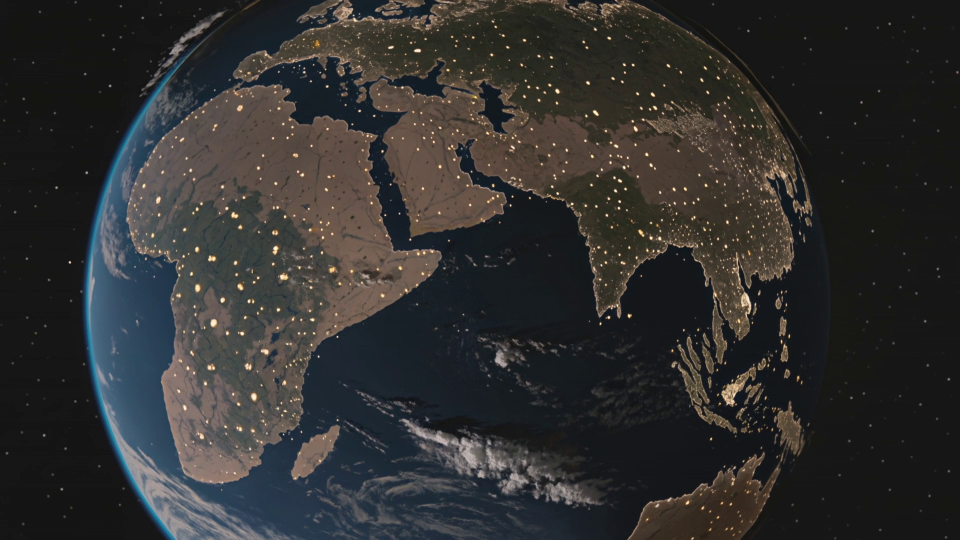
#> input picture images/generated/Image F1 - Kardashev Earth Today.png, 1920 x 1080 px (shown at 1/2 size)
$ python generate_kardashev_gif.py
#> lines starting #> are read from the running program, lines starting #| are printed output that depends on the picture
#!/usr/bin/env python3
# -*- coding: utf-8 -*-
"""
Generare GIF animat Kardashev Wipe — left-to-right reveal
Foloseste 2 imagini generate in Kling:
  - Image F1 - Kardashev Earth Today.png   (stanga: Pamant intunecat, 0.73)
  - Image F2 - Kardashev Earth POLARIS.png (dreapta: Pamant cu sistem orbital, 1.0)

Genereaza:
  images/generated/Image F - Kardashev Wipe.gif  (pentru PPTX slide 14)

Run: py -3.14 generate_kardashev_gif.py
"""

import os
from PIL import Image as PILImage, ImageDraw, ImageFont
import math

BASE_DIR = os.path.dirname(os.path.abspath(__file__))

# ── Configurare ────────────────────────────────────────────────────────────────
IMG_A_REL = "images/generated/Image F1 - Kardashev Earth Today.png"
IMG_B_REL = "images/generated/Image F2 - Kardashev Earth POLARIS (1.0).png"
OUT_GIF   = "images/generated/Image F - Kardashev Wipe.gif"

# Dimensiune output GIF
OUT_W, OUT_H = 1280, 720

# Animatie
FRAMES_PAUSE_START = 18   # ~ 1.8s pauza pe imaginea A
FRAMES_WIPE        = 40   # ~ 4s pentru wipe
FRAMES_PAUSE_END   = 18   # ~ 1.8s pauza pe imaginea B
FRAME_MS           = 100  # 100ms per frame = 10fps

# Culori design system POLARIS
C_BG      = (15, 19, 31)
C_GOLD    = (255, 227, 183)
C_CYAN    = (189, 244, 255)
C_GREEN   = (145, 255, 137)
C_TEXT_DIM= (212, 197, 171)
C_LINE    = (79, 70, 50)

# ── Load & resize ambele imagini ──────────────────────────────────────────────

def load_and_fit(rel_path, target_w, target_h):
    """Incarca imaginea si o crop/resize sa umple exact target_w x target_h."""
#> called with target_w = 1280, target_h = 720
    full = os.path.join(BASE_DIR, rel_path)
    if not os.path.exists(full):
        print(f"[WARN] Imagine lipsa: {full}")
        img = PILImage.new("RGB", (target_w, target_h), C_BG)
        d = ImageDraw.Draw(img)
        d.text((target_w // 2 - 100, target_h // 2), "[ imagine lipsa ]",
               fill=C_TEXT_DIM)
        return img
    img = PILImage.open(full).convert("RGB")
#> img is the input picture: PIL image 1920x1080 RGB; mean R, G, B 48.3, 47.8, 47.1
    iw, ih = img.size
#> iw = 1920; ih = 1080
    scale = max(target_w / iw, target_h / ih)
#> scale = 0.667
    nw, nh = int(iw * scale), int(ih * scale)
#> nw = 1280; nh = 720
    img = img.resize((nw, nh), PILImage.LANCZOS)
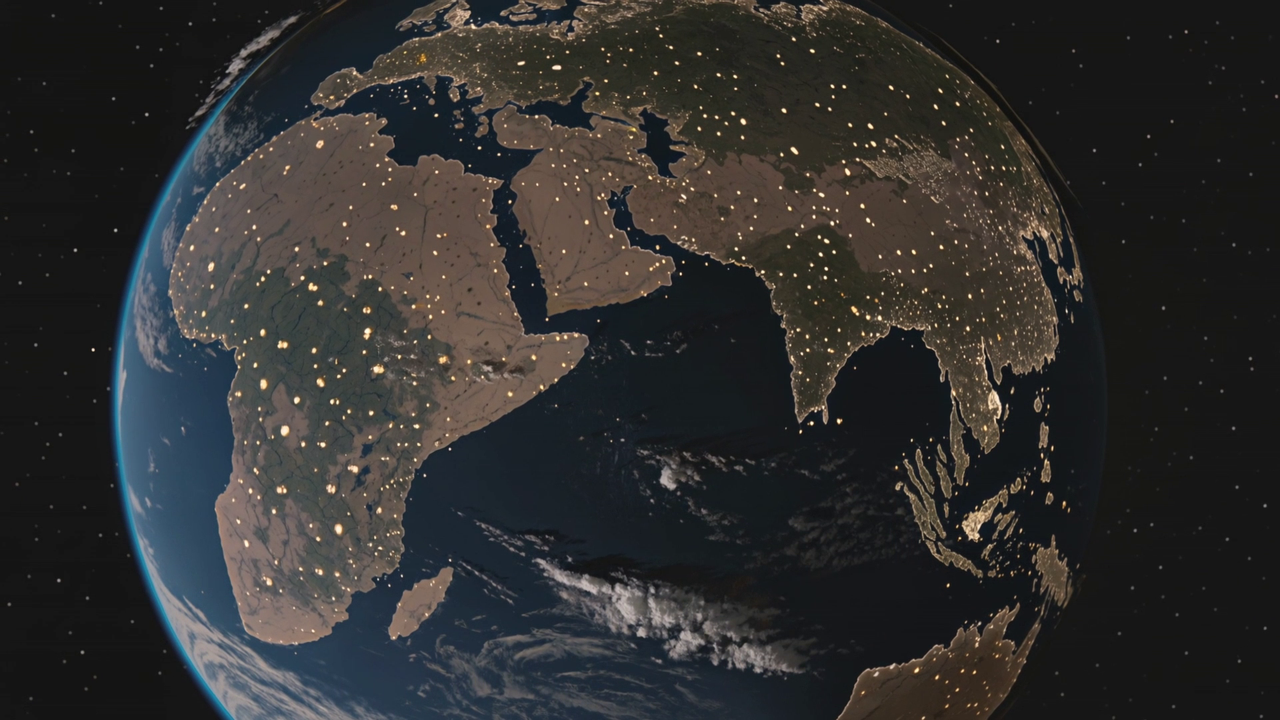
#> img: PIL image 1280x720 RGB; mean R, G, B 48.3, 47.8, 47.1
    ox = (nw - target_w) // 2
#> ox = 0
    oy = (nh - target_h) // 2
#> oy = 0
    return img.crop((ox, oy, ox + target_w, oy + target_h))


def draw_overlay(img, kardashev_val, val_color, label_left, label_right):
    """Adauga overlayul cu bara Kardashev si valorile."""
    d = ImageDraw.Draw(img)
    overlay = PILImage.new("RGBA", img.size, (0, 0, 0, 0))
    od = ImageDraw.Draw(overlay)

    # Dark gradient bottom strip pentru text
    bar_y = OUT_H - 140
    for i in range(140):
        alpha = int(200 * (i / 140))
        od.rectangle([(0, bar_y + i), (OUT_W, bar_y + i + 1)],
                     fill=(15, 19, 31, alpha))
    img = PILImage.alpha_composite(img.convert("RGBA"), overlay).convert("RGB")
    d = ImageDraw.Draw(img)

    # --- Bara Kardashev ---
    bar_left  = int(OUT_W * 0.08)
    bar_right = int(OUT_W * 0.92)
    bar_w     = bar_right - bar_left
    bar_y_center = OUT_H - 75
    bar_h     = 6

    # Background bara
    d.rounded_rectangle(
        [(bar_left, bar_y_center - bar_h // 2),
         (bar_right, bar_y_center + bar_h // 2)],
        radius=3, fill=(79, 70, 50, 200)
    )

    # Fill bara (0.0 la stanga, 1.0 = 100%)
    fill_x = bar_left + int(bar_w * min(kardashev_val, 1.0))
    if fill_x > bar_left:
        d.rounded_rectangle(
            [(bar_left, bar_y_center - bar_h // 2),
             (fill_x, bar_y_center + bar_h // 2)],
            radius=3, fill=val_color
        )

    # Marker circular pe pozitia curenta
    marker_r = 10
    d.ellipse(
        [(fill_x - marker_r, bar_y_center - marker_r),
         (fill_x + marker_r, bar_y_center + marker_r)],
        fill=val_color, outline=(255, 255, 255, 200), width=2
    )

    # Ticks: 0.0 / 0.73 / 1.0 / II / III
    ticks = [(0.0, "0"), (0.73, "0.73"), (1.0, "I"), (1.5, "II"), (2.0, "III")]
    for tv, tl in ticks:
        tx = bar_left + int(bar_w * min(tv / 2.0, 1.0))  # scala 0-2 in bara
        # tick actual la 0-1 scale
        tx = bar_left + int(bar_w * (tv / 2.0)) if tv <= 2.0 else bar_right
        d.line([(tx, bar_y_center - 14), (tx, bar_y_center + 14)],
               fill=(212, 197, 171), width=1)
        d.text((tx - 8, bar_y_center + 18), tl, fill=(212, 197, 171))

    # Eticheta valoare curenta
    val_str = f"Tip {kardashev_val:.2f}"
    d.text((fill_x - 30, bar_y_center - 32), val_str, fill=val_color)

    # Label stanga / dreapta
    d.text((bar_left, OUT_H - 115), label_left, fill=(212, 197, 171))
    d.text((bar_right - len(label_right) * 7, OUT_H - 115),
           label_right, fill=val_color)

    return img


# ── Generare frames ────────────────────────────────────────────────────────────

def easeInOut(t):
    """Smooth easing pentru wipe."""
    return t * t * (3.0 - 2.0 * t)


def generate_gif():
    print("Incarc imaginile...")
    img_a = load_and_fit(IMG_A_REL, OUT_W, OUT_H)
    img_b = load_and_fit(IMG_B_REL, OUT_W, OUT_H)
#> call 2 of load_and_fit, with target_w = 1280, target_h = 720
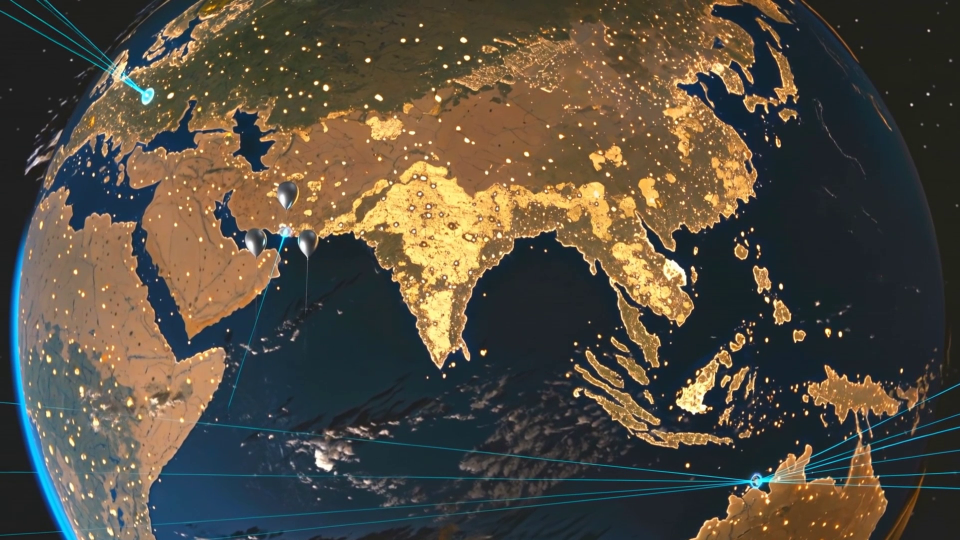
#> input picture images/generated/Image F2 - Kardashev Earth POLARIS (1.0).png, 1920 x 1080 px (shown at 1/2 size)
#> in load_and_fit, img is the input picture: PIL image 1920x1080 RGB; mean R, G, B 83.4, 76.1, 64
#> in load_and_fit (call 2), `img = img.resize((nw, nh), PILImage.LANCZOS)`:
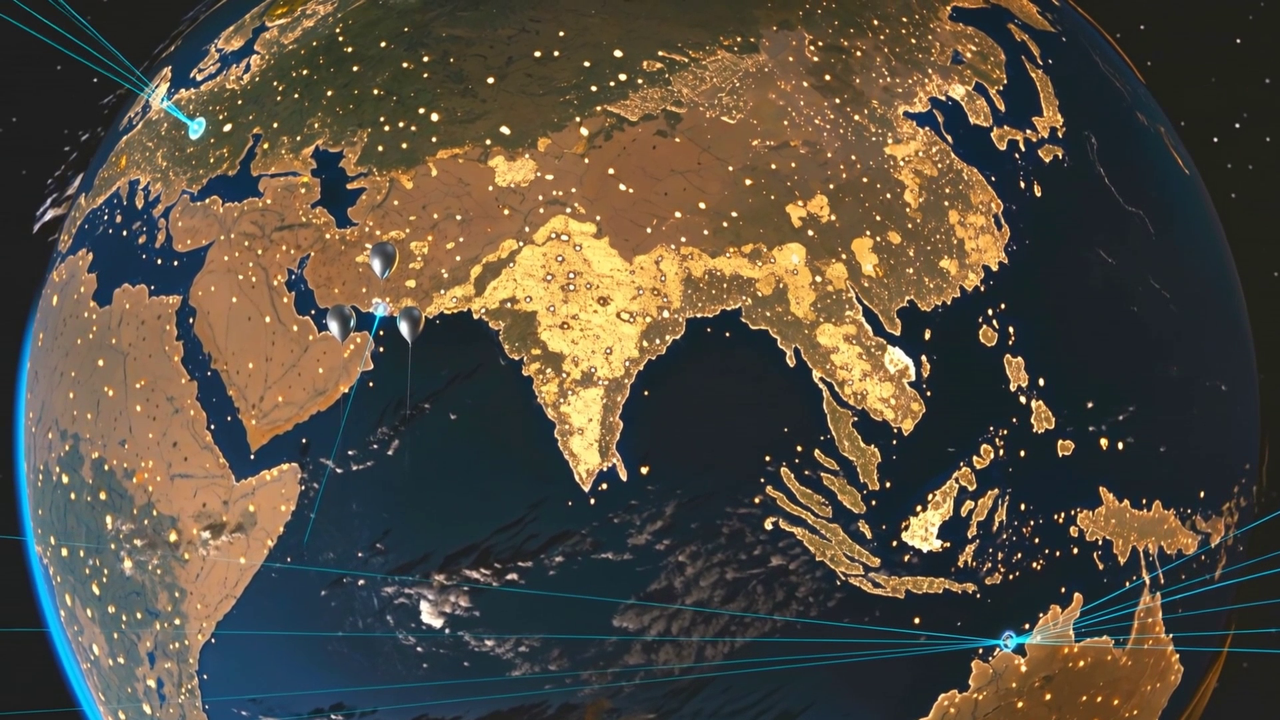
#> img: PIL image 1280x720 RGB; mean R, G, B 83.4, 76.1, 64

    frames = []
    durations = []

    # -- Faza 1: Pauza pe imaginea A (Pamant azi, 0.73) --
    for _ in range(FRAMES_PAUSE_START):
        frame = img_a.copy()
        frame = draw_overlay(frame, 0.73, (255, 140, 50),
                             "Azi: 0.73", "")
        frames.append(frame)
        durations.append(FRAME_MS)
#> this loop made 18 passes
#> pass 1, in draw_overlay, `img = PILImage.alpha_composite(img.convert("RGBA"), overlay).convert("..`:
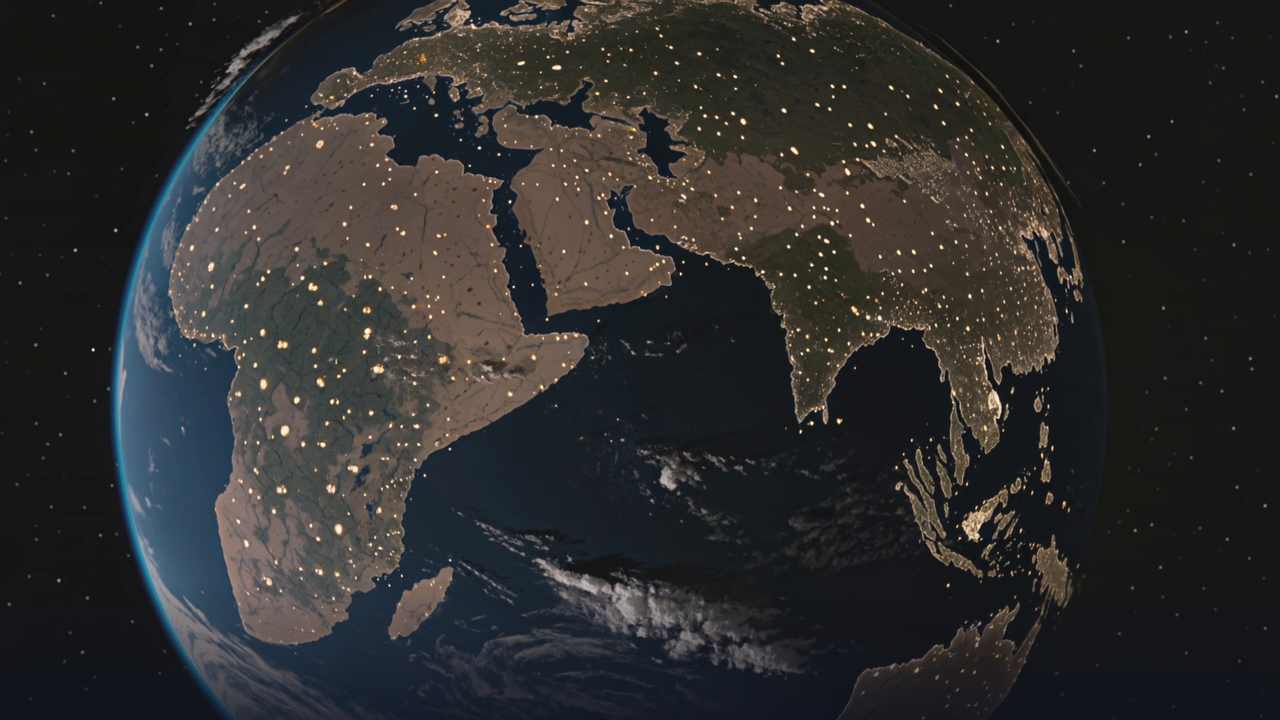
#> img: PIL image 1280x720 RGB; mean R, G, B 46.1, 45.6, 45.5
#> after the loop, durations = [100, 100, 100, 100, 100, 100, 100, 100, 100, 100, 100, 100, 100, 100, 100, 100, 100, 100]; frames = 18 items

    # -- Faza 2: Wipe stanga → dreapta cu progres Kardashev --
    for i in range(FRAMES_WIPE):
        t = easeInOut(i / (FRAMES_WIPE - 1))
        wipe_x = int(OUT_W * t)

        # Compune: A pe stanga, B pe dreapta
        composite = img_a.copy()
        if wipe_x > 0:
            region_b = img_b.crop((0, 0, wipe_x, OUT_H))
            composite.paste(region_b, (0, 0))

        # Linie de separare animata (glow cyan)
        d = ImageDraw.Draw(composite)
        if 2 <= wipe_x <= OUT_W - 2:
            for offset, alpha in [(0, 200), (1, 100), (2, 50), (-1, 100), (-2, 50)]:
                lx = wipe_x + offset
                if 0 <= lx < OUT_W:
                    d.line([(lx, 0), (lx, OUT_H)],
                           fill=(189, 244, 255, alpha), width=1)

        # Kardashev value interpolat: 0.73 → 1.0
        kv = 0.73 + (1.0 - 0.73) * t
        color = (
            int(255 * (1 - t) + 145 * t),   # R: gold→green
            int(140 * (1 - t) + 255 * t),   # G
            int(50  * (1 - t) + 137 * t),   # B
        )
        label_r = f"POLARIS: Tip {kv:.2f}" if t > 0.1 else ""
        composite = draw_overlay(composite, kv, color,
                                 "Azi: 0.73", label_r)
        frames.append(composite)
        durations.append(FRAME_MS)
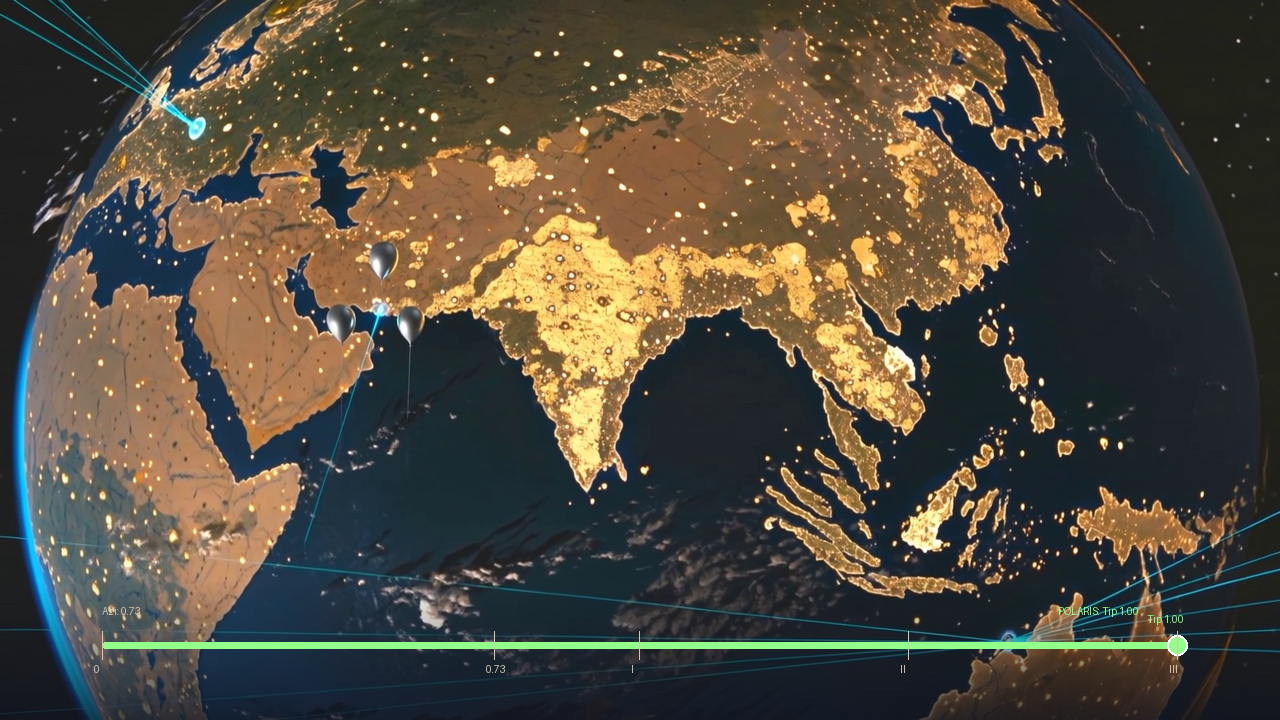
#> composite: PIL image 1280x720 RGB; mean R, G, B 81, 74.4, 62
#> after the loop, durations = 58 values from 100 to 100; frames = 58 items

    # -- Faza 3: Pauza pe imaginea B (POLARIS 1.0) --
    for _ in range(FRAMES_PAUSE_END):
        frame = img_b.copy()
        frame = draw_overlay(frame, 1.0, (145, 255, 137),
                             "Azi: 0.73", "POLARIS: Tip 1.0")
        frames.append(frame)
        durations.append(FRAME_MS)
#> after the loop, durations = 76 values from 100 to 100; frames = 76 items

    # -- Salveaza GIF --
    out_path = os.path.join(BASE_DIR, OUT_GIF)
    os.makedirs(os.path.dirname(out_path), exist_ok=True)
    print(f"Salvez GIF ({len(frames)} frames) → {out_path}")
#| Salvez GIF (76 frames) → images/generated/Image F - Kardashev Wipe.gif
    frames[0].save(
        out_path,
        save_all=True,
        append_images=frames[1:],
        duration=durations,
        loop=0,        # loop infinit
        optimize=False
    )
    size_mb = os.path.getsize(out_path) / 1024 / 1024
    print(f"Gata! {size_mb:.1f} MB — {len(frames)} frames @ {FRAME_MS}ms")
#| Gata! 19.0 MB — 76 frames @ 100ms
    print(f"Durata totala: {sum(durations)/1000:.1f}s")
#| Durata totala: 7.6s


if __name__ == "__main__":
    generate_gif()
